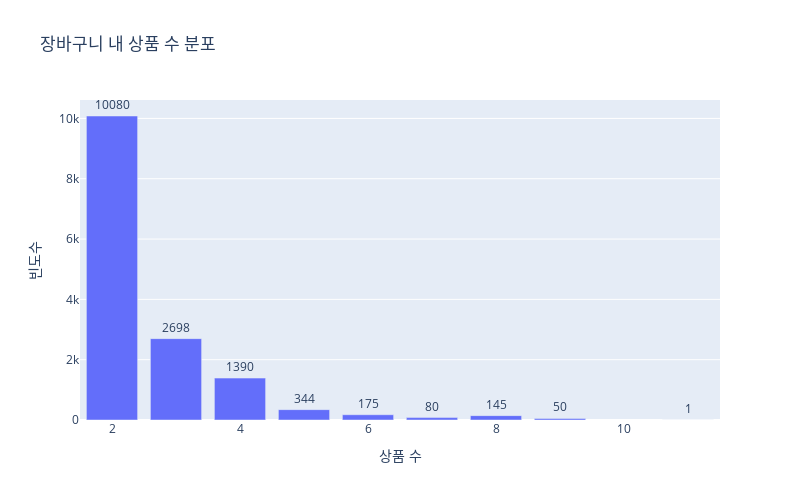

Notebook code for this chart:
### Code cell
# item_count 별 빈도수 계산
agg_cnt_df = transaction_by_1d_df.item_count.value_counts().sort_index()


fig = px.bar(
    x=agg_cnt_df.index,
    y=agg_cnt_df.values,
    labels={'x': '함께 구매한 상품 수', 'y': '빈도수'},
    title='장바구니 내 상품 수 분포'
)

fig.update_layout(
    xaxis_title='상품 수',
    yaxis_title='빈도수',
    width=800,
    height=500
)

fig.update_traces(
    text=agg_cnt_df.values,
    textposition='outside'
)

fig.show()

### Figure 1 — Plotly figure (JSON) as saved in the notebook; plotly's stock layout.template omitted (floating-point values rounded to 4 significant figures)
{"data": [{"hovertemplate": "함께 구매한 상품 수=%{x}<br>빈도수=%{y}<extra></extra>", "legendgroup": "", "marker": {"color": "#636efa", "pattern": {"shape": ""}}, "name": "", "orientation": "v", "showlegend": false, "text": [10080.0, 2698.0, 1390.0, 344.0, 175.0, 80.0, 145.0, 50.0, 1.0], "textposition": "outside", "type": "bar", "x": [2, 3, 4, 5, 6, 7, 8, 9, 11], "xaxis": "x", "y": [10080, 2698, 1390, 344, 175, 80, 145, 50, 1], "yaxis": "y"}], "layout": {"barmode": "relative", "height": 500, "legend": {"tracegroupgap": 0}, "title": {"text": "장바구니 내 상품 수 분포"}, "width": 800, "xaxis": {"anchor": "y", "domain": [0, 1], "title": {"text": "상품 수"}}, "yaxis": {"anchor": "x", "domain": [0, 1], "title": {"text": "빈도수"}}}}
